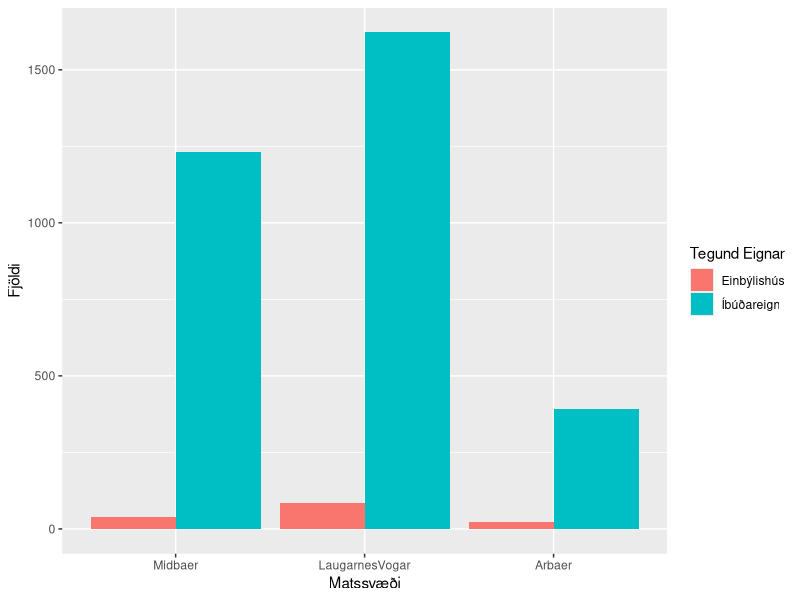
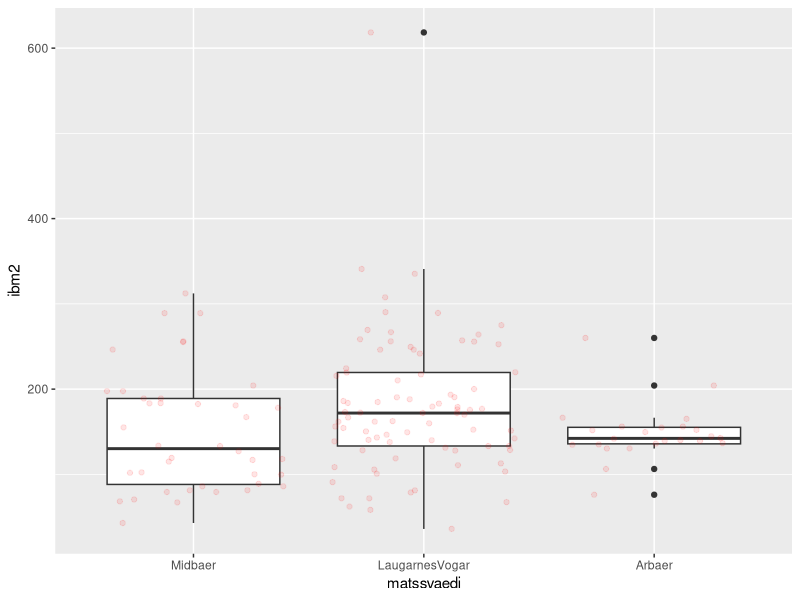
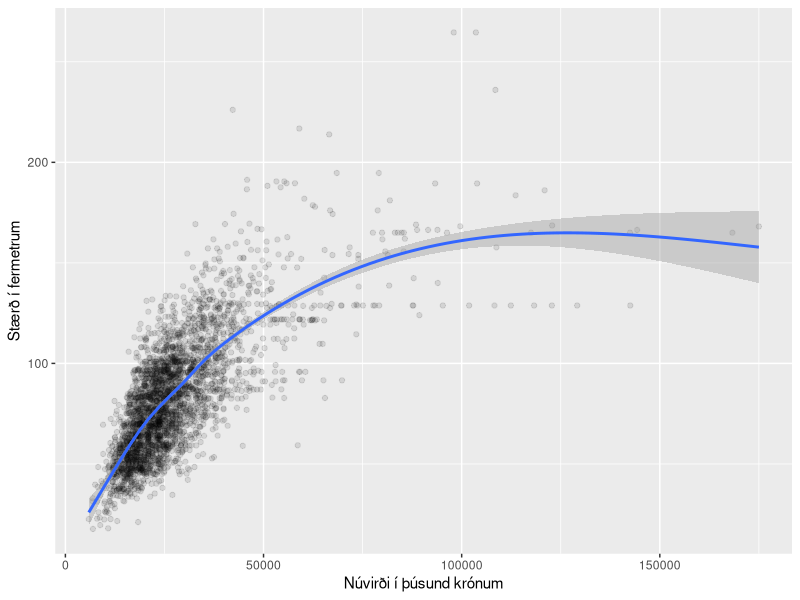

These charts were generated, in order, by the following R code:
## ---- chunk 1
knitr::opts_chunk$set(echo = TRUE)
library(dplyr)
library(ggplot2)
## ---- chunk 2
thv <- read.table("./data/husnaedi.txt", header = TRUE, sep = ";")
## ---- chunk 3
hverfi <- c(20, 100, 200)
thv <- filter(thv, thv$matssvaedi%in%hverfi)
## ---- chunk 4
str(thv)
##Eins og sjá má eru matssvæðin ranglega skilgreind sem tölugildi. Svo við breytum þeim í faktor og köllum matssvæðin nýjum nöfnum.
thv$matssvaedi <- as.factor(thv$matssvaedi)
levels(thv$matssvaedi) <- c("Midbaer", "LaugarnesVogar", "Arbaer")
str(thv)
## ---- chunk 5
plott1 <- 
  ggplot(aes(matssvaedi), data = thv) +
  geom_bar(position = "dodge", aes(fill = thv$teg_eign)) +

##X og Y labels
  xlab("Matssvæði") + ylab("Fjöldi") +

##Legend
  scale_fill_discrete(name = "Tegund Eignar")

plott1
## ---- chunk 6
einbylishus <- dplyr::filter(thv, teg_eign == "Einbýlishús")
plott2 <- 
  ggplot(aes(matssvaedi, ibm2), data = einbylishus) + geom_boxplot() + geom_jitter(alpha = 0.1, color = "red")

plott2
## ---- chunk 7
ibudir <- filter(thv, teg_eign == "Íbúðareign")
ggplot(aes(nuvirdi,ibm2), 
        data = ibudir)+
  ## How to plot
        geom_point(alpha=0.1)+
        geom_smooth()+ 
  ## X and Y labels
        xlab("Núvirði í þúsund krónum") + ylab("Stærð í fermetrum")
